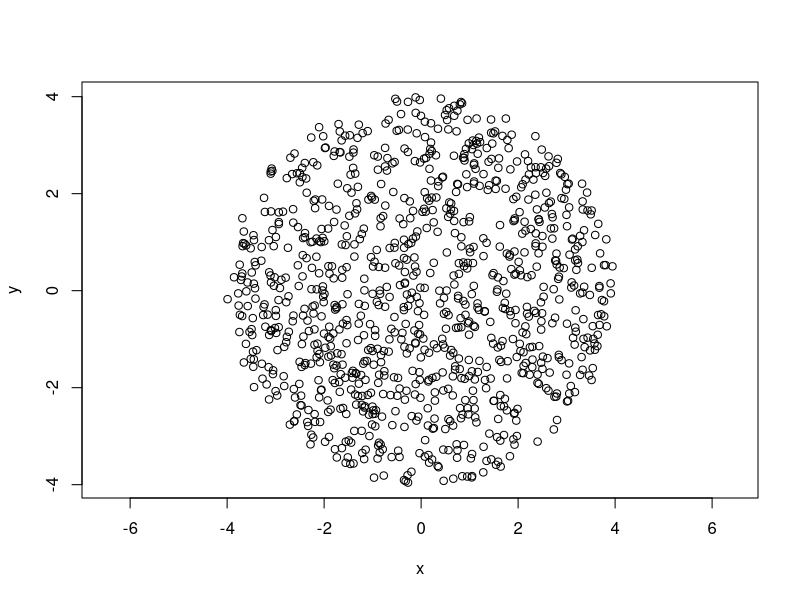

Generate this figure with R:
### Задача 4 ###

rand.Circle <- function(n,x_0=0,y_0=0,r=1){
  theta = 2*pi*runif(n,0,1);
  R = r*sqrt(runif(n,0,1));
  x = x_0 + R*cos(theta);
  y = y_0 + R*sin(theta);
  return(cbind(x,y))
}
plot(rand.Circle(1000,0,0,4),asp=1)
